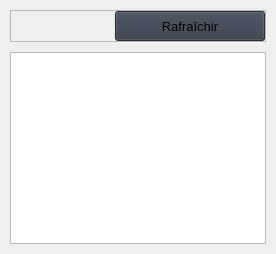
                     <widget class="QWidget" name="home">
                      <property name="enabled">
                       <bool>true</bool>
                      </property>
                      <property name="layoutDirection">
                       <enum>Qt::LayoutDirection::LeftToRight</enum>
                      </property>
                      <property name="styleSheet">
                       <string notr="true"/>
                      </property>
                      <layout class="QVBoxLayout" name="verticalLayout_21">
                       <property name="spacing">
                        <number>10</number>
                       </property>
                       <property name="leftMargin">
                        <number>10</number>
                       </property>
                       <property name="topMargin">
                        <number>10</number>
                       </property>
                       <property name="rightMargin">
                        <number>10</number>
                       </property>
                       <property name="bottomMargin">
                        <number>10</number>
                       </property>
                       <item>
                        <widget class="QFrame" name="home_header">
                         <property name="frameShape">
                          <enum>QFrame::Shape::StyledPanel</enum>
                         </property>
                         <property name="frameShadow">
                          <enum>QFrame::Shadow::Raised</enum>
                         </property>
                         <layout class="QHBoxLayout" name="horizontalLayout_6">
                          <property name="spacing">
                           <number>0</number>
                          </property>
                          <property name="leftMargin">
                           <number>0</number>
                          </property>
                          <property name="topMargin">
                           <number>0</number>
                          </property>
                          <property name="rightMargin">
                           <number>0</number>
                          </property>
                          <property name="bottomMargin">
                           <number>0</number>
                          </property>
                          <item alignment="Qt::AlignmentFlag::AlignRight">
                           <widget class="QPushButton" name="refresh">
                            <property name="minimumSize">
                             <size>
                              <width>150</width>
                              <height>30</height>
                             </size>
                            </property>
                            <property name="font">
                             <font>
                              <family>Segoe UI</family>
                              <pointsize>10</pointsize>
                              <italic>false</italic>
                              <bold>false</bold>
                             </font>
                            </property>
                            <property name="cursor">
                             <cursorShape>PointingHandCursor</cursorShape>
                            </property>
                            <property name="styleSheet">
                             <string notr="true">background-color: rgb(52, 59, 72);</string>
                            </property>
                            <property name="text">
                             <string>Rafraîchir</string>
                            </property>
                            <property name="icon">
                             <iconset resource="resources.qrc">
                              <normaloff>:/icons/images/icons/cil-reload.png</normaloff>:/icons/images/icons/cil-reload.png</iconset>
                            </property>
                           </widget>
                          </item>
                         </layout>
                        </widget>
                       </item>
                       <item>
                        <widget class="QTableWidget" name="PickAnomalies"/>
                       </item>
                      </layout>
                     </widget>
